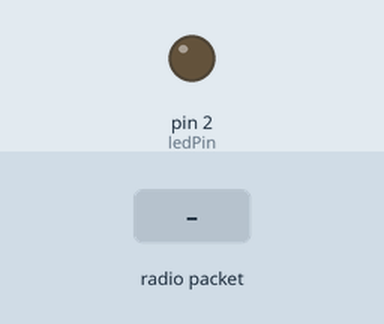
Simulated run of this sketch. Board: Arduino Uno, built with avr-gcc and run on an emulated ATmega328P. On the bench: output pins drawn as LEDs (lit = HIGH). The inputs (shaded band) are chosen by the test bench. No radio packets arrive unless stated; what the sketch prints to the serial monitor is not drawn.

Above: at 1.2 s.
1.3 s: radio packet "@L" arrives
At 2.5 s:
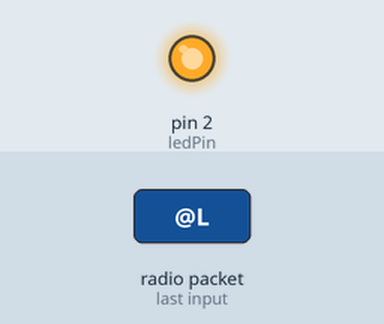
2.8 s: radio packet "@M" arrives
4.3 s: radio packet "0" arrives
Timing chart, 0 to 7.3 s (numbered marks = the images above; inputs shaded):
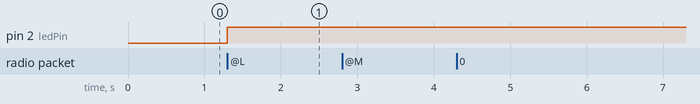

Measured:
- after the input at 1.3 s, pin 2 (ledPin): LOW → HIGH at once
- after the input at 2.8 s, every drawn part: stays the same
- after the input at 4.3 s, every drawn part: stays the same

The sketch:

RF_433_RECEPTOR.ino
```cpp
//Test and text transmission with RF module for Arduino http://zygzax.com
//RECEIVER
#include <VirtualWire.h>

#define rxPin 3
#define ledPin 2

void setup()
{
    Serial.begin(9600);          // Configure the serial connection to the computer
    vw_set_ptt_inverted(true);  // Required by the RF module
    vw_setup(2000);            // bps connection speed
    vw_set_rx_pin(rxPin);         // Arduino pin to connect the receiver data pin
    vw_rx_start();     // Start the receiver
    pinMode(ledPin, OUTPUT);
    Serial.println("Working. Listening to RF signals..");
}

void loop()
{
  uint8_t buf[VW_MAX_MESSAGE_LEN];
  uint8_t buflen = VW_MAX_MESSAGE_LEN;

  //checa pra ver se recebeu mensagem
  if (vw_get_message(buf, &buflen))
  {
    String message = "";
    for (int i = 0; i < buflen; i++){
      message += char(buf[i]);
    }
    if(message.startsWith("@M")){
      Serial.println(phrase("Mensagem recebida: '", message.substring(2), "'"));
    }else if(message.startsWith("@L")){
      setLed(message.substring(2));
    }else{
      Serial.println(phrase("Full Message: '", message, "'"));
    }
  }
}

void setLed(String ledStatus){
  if(ledStatus == "0"){
    digitalWrite(ledPin, LOW);
  }else{
    digitalWrite(ledPin, HIGH);
  }
}

String phrase(String init, String midle, String final){
  String m = init;
  m += midle;
  m += final;
  return m;
}
```
